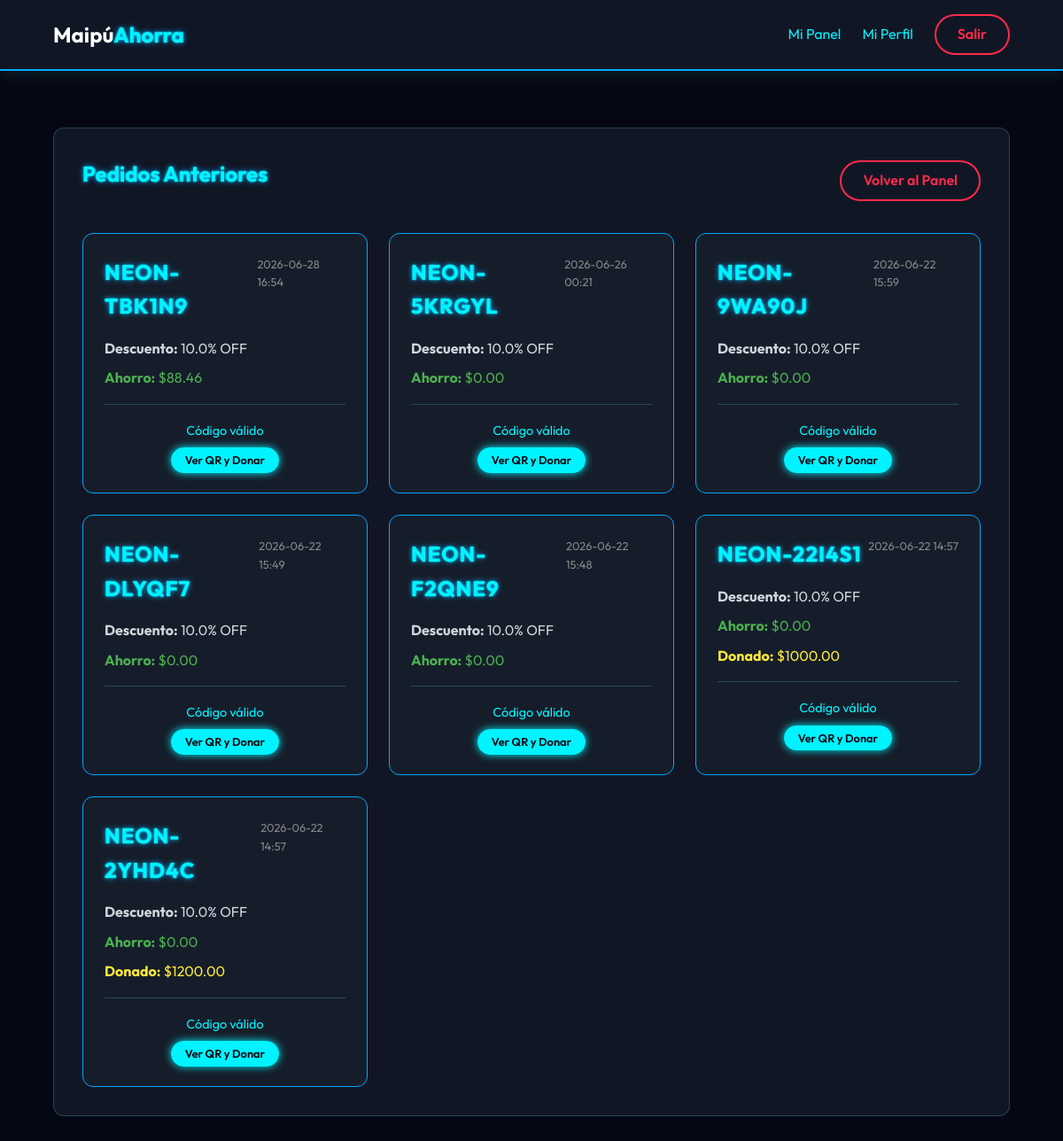
/client/orders (signed in), run on an earlier commit of the app's database.
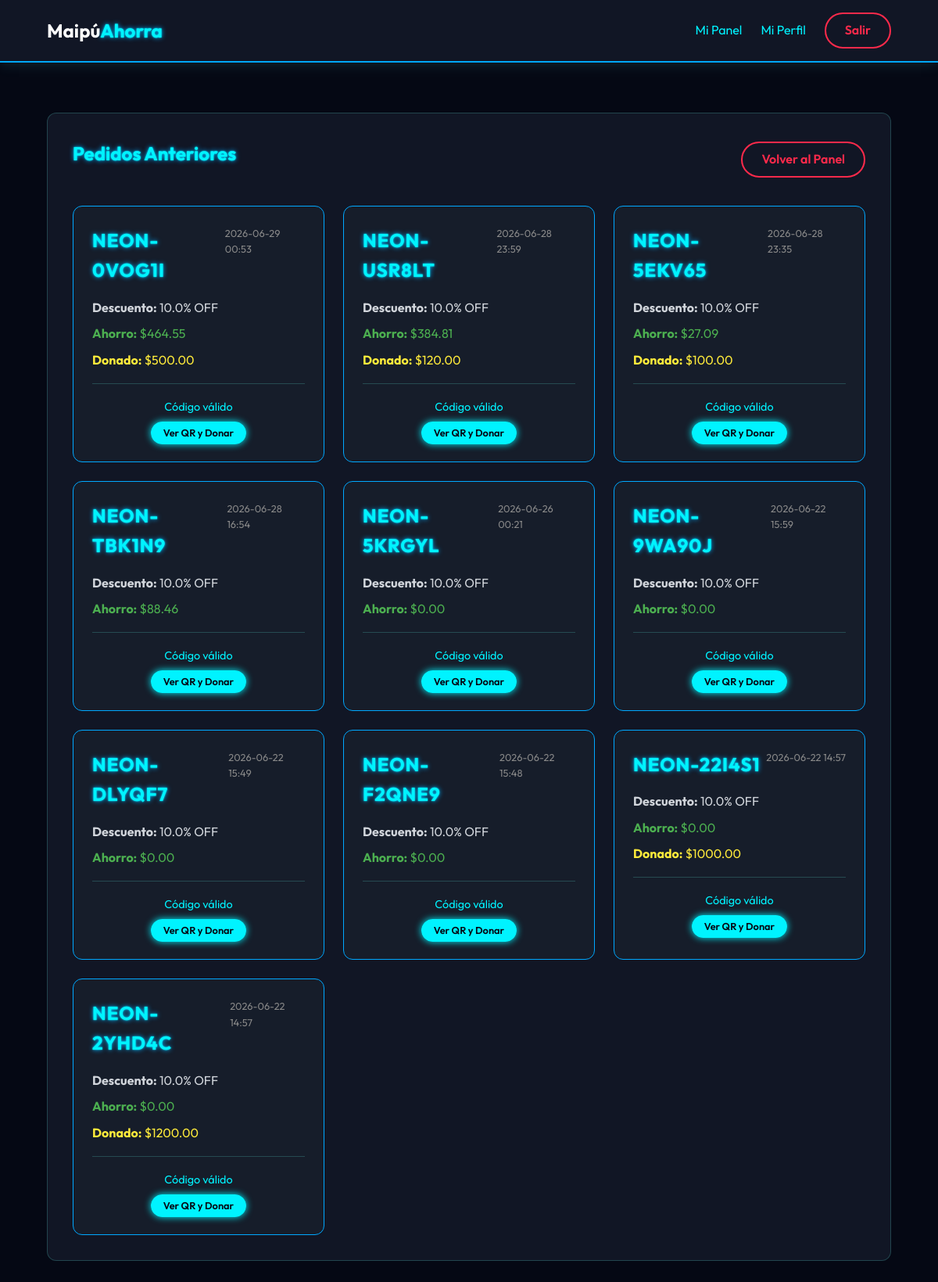
And on a later commit of the database.
### models.py (models this page shows)
class DiscountCode(db.Model):
    id = db.Column(db.Integer, primary_key=True)
    code = db.Column(db.String(20), unique=True, nullable=False)
    user_id = db.Column(db.Integer, db.ForeignKey('user.id'), nullable=False)
    list_id = db.Column(db.Integer, db.ForeignKey('shopping_list.id'), nullable=False)
    market_id = db.Column(db.Integer, db.ForeignKey('market.id'), nullable=True)
    discount_percentage = db.Column(db.Float, default=5.0)
    created_at = db.Column(db.DateTime, default=datetime.utcnow)
    used = db.Column(db.Boolean, default=False)
    savings_amount = db.Column(db.Float, default=0.0)
    donation_amount = db.Column(db.Float, default=0.0)
    total_amount = db.Column(db.Float, default=0.0)

### app.py (the view)
    @app.route('/client/orders')
    @login_required
    def client_orders():
        from flask import render_template, redirect, url_for
        if current_user.role != 'client':
            return redirect(url_for('index'))
        from models import DiscountCode
        discount_codes = DiscountCode.query.filter_by(user_id=current_user.id).order_by(DiscountCode.created_at.desc()).all()
        return render_template('cliente_pedidos.html', discount_codes=discount_codes)

### templates/cliente_pedidos.html (shortened to what this page needs)
{% extends "base.html" %}
{% block content %}
<div class="card fade-in" style="margin-top: 2rem;">
    <div style="display: flex; justify-content: space-between; align-items: center; margin-bottom: 2rem;">
        <h2 class="neon-text">Pedidos Anteriores</h2>
        <a href="{{ url_for('client_home') }}" class="btn-outline">Volver al Panel</a>
    </div>
    {% if discount_codes %}
    <div style="display: grid; grid-template-columns: repeat(auto-fill, minmax(300px, 1fr)); gap: 1.5rem;">
        {% for code in discount_codes %}
        <div class="card" style="padding: 1.5rem; background: rgba(31, 40, 51, 0.4); border-color: var(--neon-blue-dark);">
            <div style="display: flex; justify-content: space-between; align-items: flex-start; margin-bottom: 1rem;">
                <h3 class="neon-text" style="letter-spacing: 1px; font-size: 1.5rem; margin: 0;">{{ code.code }}</h3>
                <span style="font-size: 0.8rem; color: #888;">{{ code.created_at.strftime('%Y-%m-%d %H:%M') }}</span>
            </div>
            <div style="margin-bottom: 1rem;">
                <p style="margin-bottom: 0.5rem;"><strong>Descuento:</strong> {{ code.discount_percentage }}% OFF</p>
                <p style="margin-bottom: 0.5rem; color: #4CAF50;"><strong>Ahorro:</strong> ${{ "%.2f"|format(code.savings_amount) }}</p>
                {% if code.donation_amount > 0 %}
                <p style="margin-bottom: 0.5rem; color: #ffeb3b;"><strong>Donado:</strong> ${{ "%.2f"|format(code.donation_amount) }}</p>
                {% endif %}
            </div>
            <div style="text-align: center; border-top: 1px solid rgba(102, 252, 241, 0.2); padding-top: 1rem;">
                {% if code.used %}
                <span style="color: #ff6b6b; font-size: 0.9rem;">Código ya utilizado</span>
                {% else %}
                <span style="color: var(--neon-blue); font-size: 0.9rem;">Código válido</span>
                <div style="margin-top: 0.5rem;">
                    <a href="{{ url_for('client_view_code', code_id=code.id) }}" class="btn-primary" style="font-size: 0.8rem; padding: 0.4rem 1rem; text-decoration: none;">Ver QR y Donar</a>
                </div>
                {% endif %}
            </div>
        </div>
        {% endfor %}
    </div>
    {% endif %}
</div>
{% endblock %}

### templates/base.html (shortened to what this page needs)
<!DOCTYPE html>
<html lang="es">
<head>
    <link rel="stylesheet" href="{{ url_for('static', filename='styles.css') }}">
</head>
<body>
    <nav class="navbar">
        <div class="logo">
            <a href="{{ url_for('index') }}">
                Maipú<span class="neon-text">Ahorra</span>
            </a>
        </div>
        <div class="nav-links">
            {% if current_user.is_authenticated %}
            {% if current_user.role == 'market' %}
            <a href="{{ url_for('market_dashboard') }}">Panel Mercado</a>
            {% else %}
            <a href="{{ url_for('client_home') }}">Mi Panel</a>
            {% endif %}
            <a href="{{ url_for('auth.profile') }}">Mi Perfil</a>
            <a href="{{ url_for('auth.logout') }}" class="btn-outline">Salir</a>
            {% else %}
            <a href="{{ url_for('auth.login') }}" class="btn-outline">Ingresar</a>
            <a href="{{ url_for('auth.register') }}" class="btn-primary">Registrarse</a>
            {% endif %}
        </div>
    </nav>
    <main class="container">
        {% block content %}{% endblock %}
    </main>
</body>
</html>

### static/styles.css (style rules this page uses)
:root { --bg-color: #050814; --card-bg: #111625; --neon-blue: #00f3ff; --neon-blue-dark: #00a8ff; --neon-pink: #ff2a4b; --neon-pink-dark: #cc1d38; --text-primary: #d1d5db; --text-light: #ffffff; --font-main: 'Outfit', sans-serif; }
* { margin: 0; padding: 0; box-sizing: border-box; }
body { background-color: var(--bg-color); color: var(--text-primary); font-family: var(--font-main); line-height: 1.6; min-height: 100vh; display: flex; flex-direction: column; }
.neon-text { color: var(--neon-blue); text-shadow: 0 0 2px var(--neon-blue), 0 0 6px var(--neon-blue-dark); }
h1, h2, h3, h4 { color: var(--text-light); margin-bottom: 1rem; }
a { text-decoration: none; color: var(--neon-blue); transition: all 0.3s ease; }
.container { width: 90%; max-width: 1200px; margin: 0 auto; padding: 2rem 0; flex-grow: 1; }
.navbar { background-color: var(--card-bg); padding: 1rem 5%; display: flex; justify-content: space-between; align-items: center; border-bottom: 2px solid var(--neon-blue-dark); box-shadow: 0 4px 15px rgba(102, 252, 241, 0.1); }
.navbar .logo a { font-size: 1.5rem; font-weight: 700; color: var(--text-light); }
.nav-links { display: flex; gap: 1.5rem; align-items: center; }
.btn-primary, .btn-outline { padding: 0.5rem 1.5rem; border-radius: 25px; font-weight: 600; cursor: pointer; transition: all 0.3s ease; border: none; font-family: var(--font-main); font-size: 1rem; }
.btn-primary { background-color: var(--neon-blue); color: var(--bg-color); box-shadow: 0 0 10px var(--neon-blue); }
.btn-outline { background-color: transparent; border: 2px solid var(--neon-pink); color: var(--neon-pink); }
.card { background-color: var(--card-bg); border-radius: 12px; padding: 2rem; border: 1px solid rgba(102, 252, 241, 0.2); transition: transform 0.3s ease, box-shadow 0.3s ease; }
.fade-in { animation: fadeIn 0.5s ease-out; }

What changed in the data, as far as the page shows it:
added DiscountCode: code "NEON-0VOG1I", created_at "2026-06-29 00:53", discount_percentage "10.0", savings_amount "464.55", donation_amount "500.00"
added DiscountCode: code "NEON-USR8LT", created_at "2026-06-28 23:59", discount_percentage "10.0", savings_amount "384.81", donation_amount "120.00"
added DiscountCode: code "NEON-5EKV65", created_at "2026-06-28 23:35", discount_percentage "10.0", savings_amount "27.09", donation_amount "100.00"
